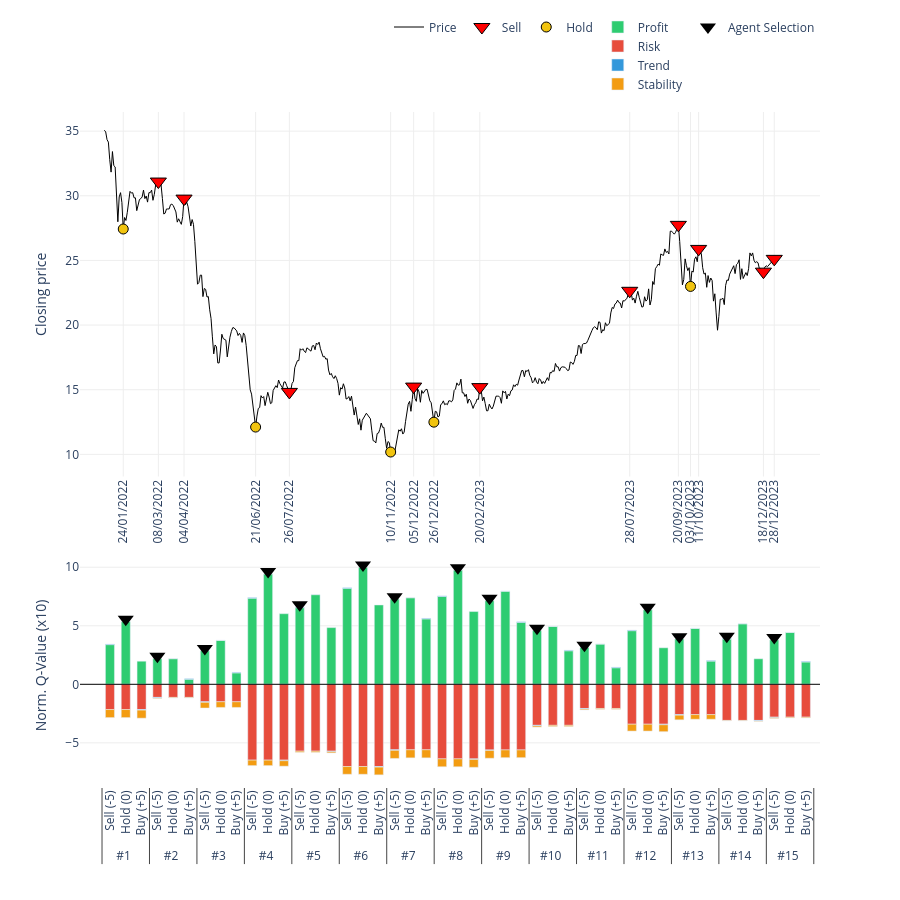

Notebook code for this chart:
### Code cell
# 2. Gọi hàm vẽ (Truyền đúng tên biến vào)
plot_agent_reasoning_minimalist(
    ticker='SSI',                    # Tên mã cổ phiếu hiển thị trên tiêu đề
    df_price=df_processed_test_SSI,  # Dữ liệu giá
    actions=actions_SSI,             # Hành động thực tế
    q_history=q_values_history_SSI,      # Lịch sử Q-value (Input quan trọng)
    critical_indices=index_list_SSI,     # Danh sách các điểm cần vẽ
    scale=10                       # Thang đo hiển thị (để cột cao khoảng 50 đơn vị cho đẹp)
)

### Figure 1 — Plotly figure (JSON) as saved in the notebook; plotly's stock layout.template omitted (floating-point values rounded to 4 significant figures; data arrays with more than 128 entries replaced by an {"elided": "..."} marker saying what was removed)
{"data": [{"hoverinfo": "x+y", "line": {"color": "black", "width": 1}, "mode": "lines", "name": "Price", "type": "scatter", "x": {"elided": "498 str values"}, "xaxis": "x", "y": {"elided": "498 float values"}, "yaxis": "y"}, {"marker": {"color": "green", "line": {"color": "black", "width": 1}, "size": 14, "symbol": "triangle-up"}, "mode": "markers", "name": "Buy", "type": "scatter", "x": [], "xaxis": "x", "y": [], "yaxis": "y"}, {"marker": {"color": "red", "line": {"color": "black", "width": 1}, "size": 14, "symbol": "triangle-down"}, "mode": "markers", "name": "Sell", "type": "scatter", "x": ["08/03/2022", "04/04/2022", "26/07/2022", "05/12/2022", "20/02/2023", "28/07/2023", "20/09/2023", "11/10/2023", "18/12/2023", "28/12/2023"], "xaxis": "x", "y": [31.1, 29.78, 14.83, 15.24, 15.2, 22.65, 27.75, 25.89, 24.13, 25.12], "yaxis": "y"}, {"marker": {"color": "#f1c40f", "line": {"color": "black", "width": 1}, "size": 10, "symbol": "circle"}, "mode": "markers", "name": "Hold", "type": "scatter", "x": ["24/01/2022", "21/06/2022", "10/11/2022", "26/12/2022", "03/10/2023"], "xaxis": "x", "y": [27.43, 12.11, 10.18, 12.49, 22.99], "yaxis": "y"}, {"legendgroup": "comp", "marker": {"color": "#2ecc71"}, "name": "Profit", "type": "bar", "x": [["#1", "#1", "#1", "#2", "#2", "#2", "#3", "#3", "#3", "#4", "#4", "#4", "#5", "#5", "#5", "#6", "#6", "#6", "#7", "#7", "#7", "#8", "#8", "#8", "#9", "#9", "#9", "#10", "#10", "#10", "#11", "#11", "#11", "#12", "#12", "#12", "#13", "#13", "#13", "#14", "#14", "#14", "#15", "#15", "#15"], ["Sell (-5)", "Hold (0)", "Buy (+5)", "Sell (-5)", "Hold (0)", "Buy (+5)", "Sell (-5)", "Hold (0)", "Buy (+5)", "Sell (-5)", "Hold (0)", "Buy (+5)", "Sell (-5)", "Hold (0)", "Buy (+5)", "Sell (-5)", "Hold (0)", "Buy (+5)", "Sell (-5)", "Hold (0)", "Buy (+5)", "Sell (-5)", "Hold (0)", "Buy (+5)", "Sell (-5)", "Hold (0)", "Buy (+5)", "Sell (-5)", "Hold (0)", "Buy (+5)", "Sell (-5)", "Hold (0)", "Buy (+5)", "Sell (-5)", "Hold (0)", "Buy (+5)", "Sell (-5)", "Hold (0)", "Buy (+5)", "Sell (-5)", "Hold (0)", "Buy (+5)", "Sell (-5)", "Hold (0)", "Buy (+5)"]], "xaxis": "x2", "y": [3.388, 5.36, 1.972, 2.187, 2.19, 0.427, 2.864, 3.752, 0.9745, 7.358, 9.432, 6.029, 6.545, 7.662, 4.843, 8.199, 10, 6.777, 7.282, 7.399, 5.587, 7.502, 9.754, 6.214, 7.145, 7.956, 5.289, 4.589, 4.948, 2.864, 3.145, 3.438, 1.414, 4.581, 6.38, 3.117, 3.872, 4.779, 1.982, 3.864, 5.172, 2.178, 3.794, 4.432, 1.905], "yaxis": "y2"}, {"legendgroup": "comp", "marker": {"color": "#e74c3c"}, "name": "Risk", "type": "bar", "x": [["#1", "#1", "#1", "#2", "#2", "#2", "#3", "#3", "#3", "#4", "#4", "#4", "#5", "#5", "#5", "#6", "#6", "#6", "#7", "#7", "#7", "#8", "#8", "#8", "#9", "#9", "#9", "#10", "#10", "#10", "#11", "#11", "#11", "#12", "#12", "#12", "#13", "#13", "#13", "#14", "#14", "#14", "#15", "#15", "#15"], ["Sell (-5)", "Hold (0)", "Buy (+5)", "Sell (-5)", "Hold (0)", "Buy (+5)", "Sell (-5)", "Hold (0)", "Buy (+5)", "Sell (-5)", "Hold (0)", "Buy (+5)", "Sell (-5)", "Hold (0)", "Buy (+5)", "Sell (-5)", "Hold (0)", "Buy (+5)", "Sell (-5)", "Hold (0)", "Buy (+5)", "Sell (-5)", "Hold (0)", "Buy (+5)", "Sell (-5)", "Hold (0)", "Buy (+5)", "Sell (-5)", "Hold (0)", "Buy (+5)", "Sell (-5)", "Hold (0)", "Buy (+5)", "Sell (-5)", "Hold (0)", "Buy (+5)", "Sell (-5)", "Hold (0)", "Buy (+5)", "Sell (-5)", "Hold (0)", "Buy (+5)", "Sell (-5)", "Hold (0)", "Buy (+5)"]], "xaxis": "x2", "y": [-2.156, -2.156, -2.156, -1.12, -1.12, -1.12, -1.493, -1.493, -1.493, -6.479, -6.479, -6.479, -5.711, -5.711, -5.711, -7.024, -7.024, -7.024, -5.596, -5.596, -5.596, -6.372, -6.372, -6.372, -5.607, -5.607, -5.607, -3.505, -3.505, -3.505, -2.066, -2.066, -2.066, -3.409, -3.409, -3.409, -2.59, -2.59, -2.59, -3.087, -3.087, -3.087, -2.808, -2.808, -2.808], "yaxis": "y2"}, {"legendgroup": "comp", "marker": {"color": "#3498db"}, "name": "Trend", "type": "bar", "x": [["#1", "#1", "#1", "#2", "#2", "#2", "#3", "#3", "#3", "#4", "#4", "#4", "#5", "#5", "#5", "#6", "#6", "#6", "#7", "#7", "#7", "#8", "#8", "#8", "#9", "#9", "#9", "#10", "#10", "#10", "#11", "#11", "#11", "#12", "#12", "#12", "#13", "#13", "#13", "#14", "#14", "#14", "#15", "#15", "#15"], ["Sell (-5)", "Hold (0)", "Buy (+5)", "Sell (-5)", "Hold (0)", "Buy (+5)", "Sell (-5)", "Hold (0)", "Buy (+5)", "Sell (-5)", "Hold (0)", "Buy (+5)", "Sell (-5)", "Hold (0)", "Buy (+5)", "Sell (-5)", "Hold (0)", "Buy (+5)", "Sell (-5)", "Hold (0)", "Buy (+5)", "Sell (-5)", "Hold (0)", "Buy (+5)", "Sell (-5)", "Hold (0)", "Buy (+5)", "Sell (-5)", "Hold (0)", "Buy (+5)", "Sell (-5)", "Hold (0)", "Buy (+5)", "Sell (-5)", "Hold (0)", "Buy (+5)", "Sell (-5)", "Hold (0)", "Buy (+5)", "Sell (-5)", "Hold (0)", "Buy (+5)", "Sell (-5)", "Hold (0)", "Buy (+5)"]], "xaxis": "x2", "y": [0.04948, 0, -0.04948, -0.04948, 0, 0.04948, -0.04948, 0, 0.04948, 0.04948, 0, -0.04948, 0.04948, 0, -0.04948, 0.04948, 0, -0.04948, -0.04948, 0, 0.04948, 0.04948, 0, -0.04948, -0.04948, 0, 0.04948, -0.04948, 0, 0.04948, -0.04948, 0, 0.04948, 0.04948, 0, -0.04948, -0.04948, 0, 0.04948, 0.04948, 0, -0.04948, -0.04948, 0, 0.04948], "yaxis": "y2"}, {"legendgroup": "comp", "marker": {"color": "#f39c12"}, "name": "Stability", "type": "bar", "x": [["#1", "#1", "#1", "#2", "#2", "#2", "#3", "#3", "#3", "#4", "#4", "#4", "#5", "#5", "#5", "#6", "#6", "#6", "#7", "#7", "#7", "#8", "#8", "#8", "#9", "#9", "#9", "#10", "#10", "#10", "#11", "#11", "#11", "#12", "#12", "#12", "#13", "#13", "#13", "#14", "#14", "#14", "#15", "#15", "#15"], ["Sell (-5)", "Hold (0)", "Buy (+5)", "Sell (-5)", "Hold (0)", "Buy (+5)", "Sell (-5)", "Hold (0)", "Buy (+5)", "Sell (-5)", "Hold (0)", "Buy (+5)", "Sell (-5)", "Hold (0)", "Buy (+5)", "Sell (-5)", "Hold (0)", "Buy (+5)", "Sell (-5)", "Hold (0)", "Buy (+5)", "Sell (-5)", "Hold (0)", "Buy (+5)", "Sell (-5)", "Hold (0)", "Buy (+5)", "Sell (-5)", "Hold (0)", "Buy (+5)", "Sell (-5)", "Hold (0)", "Buy (+5)", "Sell (-5)", "Hold (0)", "Buy (+5)", "Sell (-5)", "Hold (0)", "Buy (+5)", "Sell (-5)", "Hold (0)", "Buy (+5)", "Sell (-5)", "Hold (0)", "Buy (+5)"]], "xaxis": "x2", "y": [-0.6882, -0.6882, -0.6882, -0.04154, -0.04154, -0.04154, -0.4845, -0.4845, -0.4845, -0.4672, -0.4672, -0.4672, -0.09909, -0.09909, -0.09909, -0.6622, -0.6622, -0.6622, -0.6875, -0.6875, -0.6875, -0.6721, -0.6721, -0.6721, -0.6597, -0.6597, -0.6597, -0.1015, -0.1015, -0.1015, -0.06822, -0.06822, -0.06822, -0.5871, -0.5871, -0.5871, -0.3935, -0.3935, -0.3935, -0.0327, -0.0327, -0.0327, -0.05945, -0.05945, -0.05945], "yaxis": "y2"}, {"marker": {"color": "black", "size": 14, "symbol": "triangle-down"}, "mode": "markers", "name": "Agent Selection", "showlegend": true, "type": "scatter", "x": [["#1", "#2", "#3", "#4", "#5", "#6", "#7", "#8", "#9", "#10", "#11", "#12", "#13", "#14", "#15"], ["Hold (0)", "Sell (-5)", "Sell (-5)", "Hold (0)", "Sell (-5)", "Hold (0)", "Sell (-5)", "Hold (0)", "Sell (-5)", "Sell (-5)", "Sell (-5)", "Hold (0)", "Sell (-5)", "Sell (-5)", "Sell (-5)"]], "xaxis": "x2", "y": [5.56, 2.387, 3.064, 9.632, 6.794, 10.2, 7.482, 9.954, 7.345, 4.789, 3.345, 6.58, 4.072, 4.114, 3.994], "yaxis": "y2"}], "layout": {"bargap": 0.4, "bargroupgap": 0.05, "barmode": "relative", "height": 900, "legend": {"orientation": "h", "x": 1, "xanchor": "right", "y": 1.02, "yanchor": "bottom"}, "plot_bgcolor": "white", "shapes": [{"line": {"color": "black", "dash": "solid", "width": 1}, "type": "line", "x0": 0, "x1": 1, "xref": "x2 domain", "y0": 0, "y1": 0, "yref": "y2"}], "showlegend": true, "xaxis": {"anchor": "y", "domain": [0, 1], "gridcolor": "#eee", "rangeslider": {"visible": false}, "showgrid": true, "tickangle": -90, "tickmode": "array", "ticktext": ["24/01/2022", "08/03/2022", "04/04/2022", "21/06/2022", "26/07/2022", "10/11/2022", "05/12/2022", "26/12/2022", "20/02/2023", "28/07/2023", "20/09/2023", "03/10/2023", "11/10/2023", "18/12/2023", "28/12/2023"], "tickvals": ["24/01/2022", "08/03/2022", "04/04/2022", "21/06/2022", "26/07/2022", "10/11/2022", "05/12/2022", "26/12/2022", "20/02/2023", "28/07/2023", "20/09/2023", "03/10/2023", "11/10/2023", "18/12/2023", "28/12/2023"]}, "xaxis2": {"anchor": "y2", "domain": [0, 1], "showticklabels": true, "tickangle": -90, "title": {"text": ""}, "type": "multicategory"}, "yaxis": {"anchor": "x", "domain": [0.46, 1], "gridcolor": "#eee", "showgrid": true, "title": {"text": "Closing price"}}, "yaxis2": {"anchor": "x2", "domain": [0, 0.36], "gridcolor": "#eee", "showgrid": true, "title": {"text": "Norm. Q-Value (x10)"}}}}
